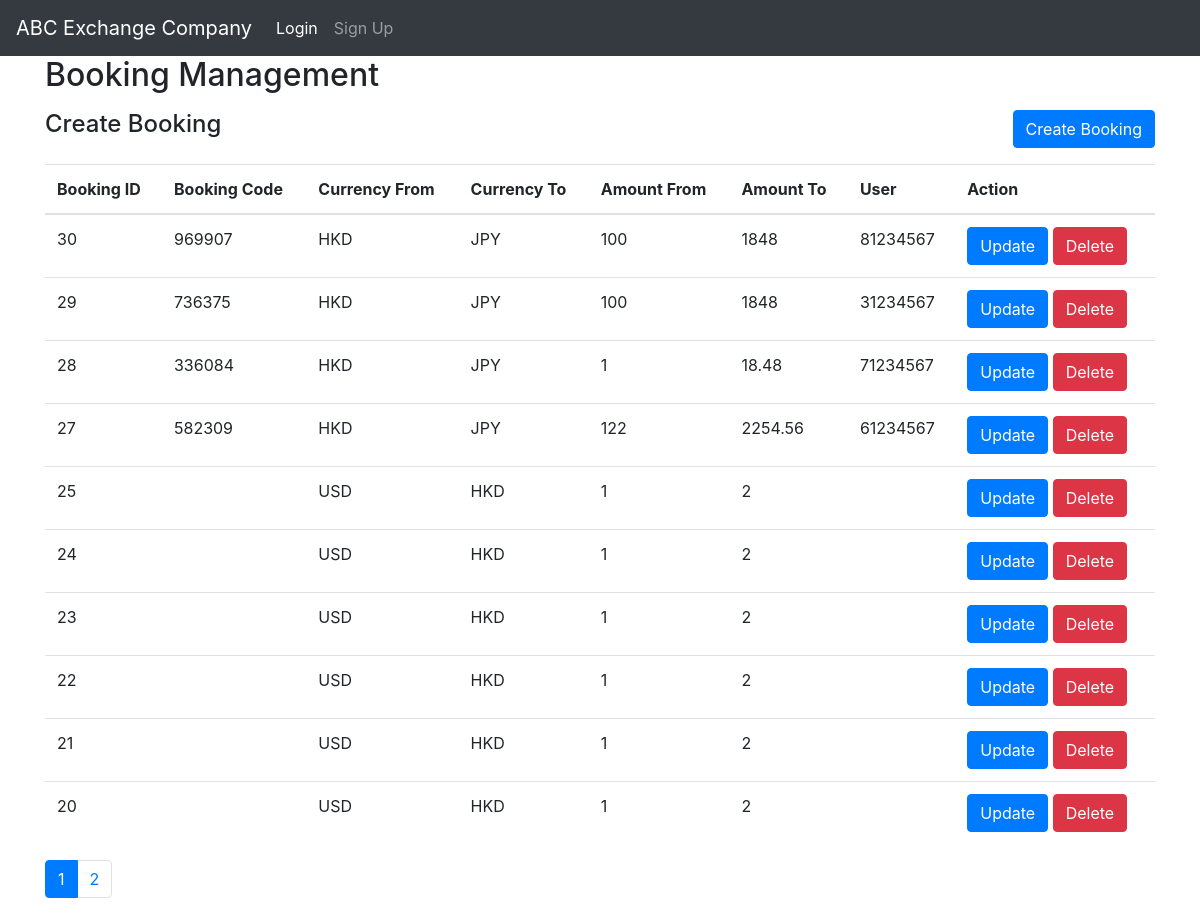
/booking_admin.php, run on the app's committed database.
### tables this page shows
CREATE TABLE "bookings" (
	"id"	INTEGER,
	"booking_code"	TEXT,
	"currency_from"	TEXT,
	"currency_to"	TEXT,
	"amount_from"	REAL,
	"amount_to"	REAL,
	"username"	TEXT,
	PRIMARY KEY("id" AUTOINCREMENT)
);

### booking_admin.php (the view, shortened to what this page needs)
<?php include("header.php"); ?>
<div class="container">
    <h2>Booking Management</h2>
    <?php
$bookingsPerPage = 10;
$page = isset($_GET['page']) ? (int)$_GET['page'] : 1;
$offset = ($page - 1) * $bookingsPerPage;
?>
<?php
    $db = new SQLite3('database.db');
    $query = "SELECT * FROM bookings order by id desc LIMIT $bookingsPerPage OFFSET $offset ";
    $result = $db->query($query);
    $bookings = [];
    while ($row = $result->fetchArray(SQLITE3_ASSOC)) {
      $bookings[] = $row;
    }
    ?>
<?php
$totalBookingsQuery = "SELECT COUNT(*) as count FROM bookings";
$totalBookingsResult = $db->query($totalBookingsQuery);
$totalBookings = $totalBookingsResult->fetchArray(SQLITE3_ASSOC)['count'];
$totalPages = ceil($totalBookings / $bookingsPerPage);
?>
<div class="row mt-3 mb-3">
  <div class="col-md-6">
    <h4>Create Booking</h4>
  </div>
  <div class="col-md-6 text-right">
    <button type="button" class="btn btn-primary" data-toggle="modal" data-target="#createBookingModal">
      Create Booking
    </button>
  </div>
</div>
    <table class="table">
      <thead>
        <tr>
          <th>Booking ID</th>
          <th>Booking Code</th>
          <th>Currency From</th>
          <th>Currency To</th>
          <th>Amount From</th>
          <th>Amount To</th>
          <th>User</th>
          <th>Action</th>
        </tr>
      </thead>
      <tbody>
        <?php foreach ($bookings as $booking) { ?>
          <tr>
            <td><?php echo $booking['id']; ?></td>
            <td><?php echo $booking['booking_code']; ?></td>
            <td><?php echo $booking['currency_from']; ?></td>
            <td><?php echo $booking['currency_to']; ?></td>
            <td><?php echo $booking['amount_from']; ?></td>
            <td><?php echo $booking['amount_to']; ?></td>
            <td><?php echo $booking['username']; ?></td>
            <td>
<form method="POST"> <button type="button" class="btn btn-primary update-button" data-toggle="modal" data-target="#updateBookingModal" data-booking='<?php echo json_encode($booking); ?>'>Update</button>
  <button type="submit" name="delete" class="btn btn-danger">Delete</button>
</form>    </td>
          </tr>
        <?php } ?>
      </tbody>
    </table>
    <nav aria-label="Page navigation">
  <ul class="pagination">
    <?php for ($i = 1; $i <= $totalPages; $i++) { ?>
      <li class="page-item <?php echo $i === $page ? 'active' : ''; ?>"><a class="page-link" href="?page=<?php echo $i; ?>"><?php echo $i; ?></a></li>
    <?php } ?>
  </ul>
</nav>
  </div>
  <?php include("footer.php"); ?>

### data on the page
bookings: id "30", booking_code "969907", currency_from "HKD", currency_to "JPY", amount_from "100", amount_to "1848", username "81234567"
bookings: id "29", booking_code "736375", currency_from "HKD", currency_to "JPY", amount_from "100", amount_to "1848", username "31234567"
bookings: id "28", booking_code "336084", currency_from "HKD", currency_to "JPY", amount_from "1", amount_to "18.48", username "71234567"
bookings: id "27", booking_code "582309", currency_from "HKD", currency_to "JPY", amount_from "122", amount_to "2254.56", username "61234567"
bookings: id "25", currency_from "USD", currency_to "HKD", amount_from "1", amount_to "2"
bookings: id "24", currency_from "USD", currency_to "HKD", amount_from "1", amount_to "2"
bookings: id "23", currency_from "USD", currency_to "HKD", amount_from "1", amount_to "2"
bookings: id "22", currency_from "USD", currency_to "HKD", amount_from "1", amount_to "2"
bookings: id "21", currency_from "USD", currency_to "HKD", amount_from "1", amount_to "2"
bookings: id "20", currency_from "USD", currency_to "HKD", amount_from "1", amount_to "2"
